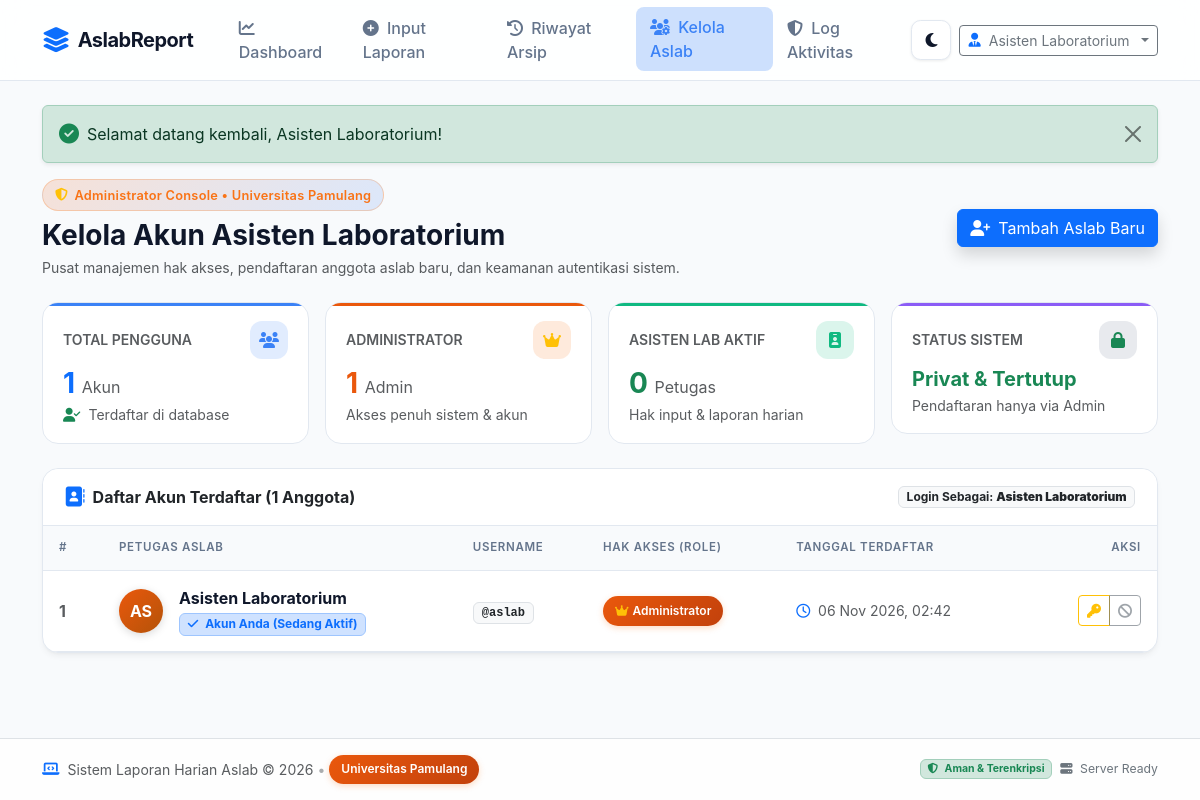
The app's page /kelola-aslab.php (signed in) with its own data.
### tables this page shows
CREATE TABLE IF NOT EXISTS `users` (
  `id` INT AUTO_INCREMENT PRIMARY KEY,
  `username` VARCHAR(50) NOT NULL UNIQUE,
  `password_hash` VARCHAR(255) NOT NULL,
  `nama_lengkap` VARCHAR(100) NOT NULL,
  `role` ENUM('aslab', 'admin') NOT NULL DEFAULT 'aslab',
  `created_at` DATETIME NOT NULL DEFAULT CURRENT_TIMESTAMP
);

### kelola-aslab.php (the view, shortened to what the rows shown need)
<?php
require_once __DIR__ . '/config/security.php';
require_once __DIR__ . '/config/auth.php';
require_once __DIR__ . '/config/logger.php';
$currentUser = current_user();
$stmt_users = $pdo->query("SELECT `id`, `username`, `nama_lengkap`, `role`, `created_at` FROM `users` ORDER BY `id` ASC");
$users = $stmt_users->fetchAll();
require_once __DIR__ . '/includes/header.php';
?>
<div class="animate-fade-up">
    <div class="d-flex flex-column flex-md-row align-items-md-center justify-content-between gap-3 mb-4">
        <div>
            <h2 class="h3 fw-bold mb-1">
                Kelola Akun Asisten Laboratorium
            </h2>
        </div>
    </div>
    <div class="card card-hover-lift">
        <div class="card-header py-3 d-flex justify-content-between align-items-center">
            <span class="badge bg-body-tertiary text-body border small">
                Login Sebagai: <strong><?= e($currentUser['nama_lengkap']) ?></strong>
            </span>
        </div>
        <div class="table-responsive">
            <table class="table table-hover align-middle mb-0">
                <thead>
                    <tr>
                        <th class="ps-3" style="width: 60px;">#</th>
                        <th>Petugas Aslab</th>
                        <th>Username</th>
                        <th>Hak Akses (Role)</th>
                        <th>Tanggal Terdaftar</th>
                        <th class="text-end pe-3" style="width: 140px;">Aksi</th>
                    </tr>
                </thead>
                <tbody>
                    <?php foreach ($users as $idx => $u): ?>
                        <tr>
                            <td class="ps-3 text-muted fw-bold"><?= $idx + 1 ?></td>
                            <td>
                                <div class="d-flex align-items-center gap-3">
                                    <div class="user-avatar-circle <?= $u['role'] === 'admin' ? 'avatar-admin' : 'avatar-aslab' ?>">
                                        <?= strtoupper(substr($u['nama_lengkap'], 0, 2)) ?>
                                    </div>
                                    <div>
                                        <div class="fw-bold text-main"><?= e($u['nama_lengkap']) ?></div>
                                        <?php if ($u['id'] == $currentUser['id']): ?>
                                            <span class="badge bg-primary-subtle text-primary border border-primary-subtle small">
                                                <i class="fa-solid fa-check me-1"></i> Akun Anda (Sedang Aktif)
                                            </span>
                                        <?php endif; ?>
                                    </div>
                                </div>
                            </td>
                            <td>
                                <span class="badge bg-body-tertiary text-body border font-monospace px-2 py-1">
                                    @<?= e($u['username']) ?>
                                </span>
                            </td>
                            <td>
                                <?php if ($u['role'] === 'admin'): ?>
                                    <span class="badge-unpam">
                                        <i class="fa-solid fa-crown me-1 text-warning"></i> Administrator
                                    </span>
                                <?php else: ?>
                                    <span class="badge bg-primary-subtle text-primary border border-primary-subtle px-3 py-1 rounded-pill">
                                        <i class="fa-solid fa-laptop-code me-1"></i> Asisten Lab
                                    </span>
                                <?php endif; ?>
                            </td>
                            <td class="text-muted small">
                                <i class="fa-regular fa-clock me-1 text-primary"></i>
                                <?= date('d M Y, H:i', strtotime($u['created_at'])) ?>
                            </td>
                            <td class="text-end pe-3">
                                <div class="btn-group btn-group-sm">
                                    <button type="button" class="btn btn-outline-warning" title="Reset Password" data-bs-toggle="modal" data-bs-target="#resetModal<?= (int)$u['id'] ?>">
                                        <i class="fa-solid fa-key"></i>
                                    </button>
                                    <?php if ($u['id'] != $currentUser['id']): ?>
                                        <button type="button" class="btn btn-outline-danger" title="Hapus Akun" data-bs-toggle="modal" data-bs-target="#hapusModal<?= (int)$u['id'] ?>">
                                            <i class="fa-solid fa-trash"></i>
                                        </button>
                                    <?php else: ?>
                                        <button type="button" class="btn btn-outline-secondary disabled" title="Tidak dapat menghapus akun sendiri">
                                            <i class="fa-solid fa-ban"></i>
                                        </button>
                                    <?php endif; ?>
                                </div>
                            </td>
                        </tr>
                    <?php endforeach; ?>
                </tbody>
            </table>
        </div>
    </div>
</div>
<?php require_once __DIR__ . '/includes/footer.php'; ?>

### includes/header.php (shortened to what the rows shown need)
<?php
require_once __DIR__ . '/../config/security.php';
require_once __DIR__ . '/../config/auth.php';
require_once __DIR__ . '/../config/logger.php';
$user = current_user();
?>
<!DOCTYPE html>
<html lang="id">
<head>
    <link href="https://cdn.jsdelivr.net/npm/bootstrap@5.3.3/dist/css/bootstrap.min.css" rel="stylesheet">
    <link rel="stylesheet" href="https://cdnjs.cloudflare.com/ajax/libs/font-awesome/6.5.1/css/all.min.css" />
    <link rel="stylesheet" href="assets/css/theme.css">
    <link rel="stylesheet" href="assets/css/animations.css">
    <link rel="stylesheet" href="assets/css/components.css">
    <link rel="stylesheet" href="assets/css/forms.css">
    <link rel="stylesheet" href="assets/css/style.css">
</head>
<body>
    <nav class="navbar navbar-expand-lg sticky-top">
        <div class="container">
            <div class="collapse navbar-collapse" id="navbarContent">
                <div class="d-flex align-items-center gap-2">
                    <?php if ($user): ?>
                        <div class="dropdown">
                            <button class="btn btn-outline-secondary dropdown-toggle btn-sm d-flex align-items-center gap-2" type="button" data-bs-toggle="dropdown" aria-expanded="false">
                                <i class="fa-solid fa-user-tie text-primary"></i>
                                <span><?= e($user['nama_lengkap']) ?></span>
                            </button>
                        </div>
                    <?php else: ?>
                        <a href="login.php" class="btn btn-primary btn-sm">
                            <i class="fa-solid fa-right-to-bracket me-1"></i> Login Aslab
                        </a>
                    <?php endif; ?>
                </div>
            </div>
        </div>
    </nav>
    <main class="container py-4 flex-grow-1 animate-fade-in">

### records on screen
users: nama_lengkap "Asisten Laboratorium", nama_lengkap "AS", shows "Akun Anda (Sedang Aktif)", username "aslab", role "admin" (drawn), created_at "06 Nov 2026, 02:42"

### other values on screen
$flash['message'] "Selamat datang kembali, Asisten Laboratorium!"
count($users) "1"
$count_admin "1"
$count_aslab "0"
